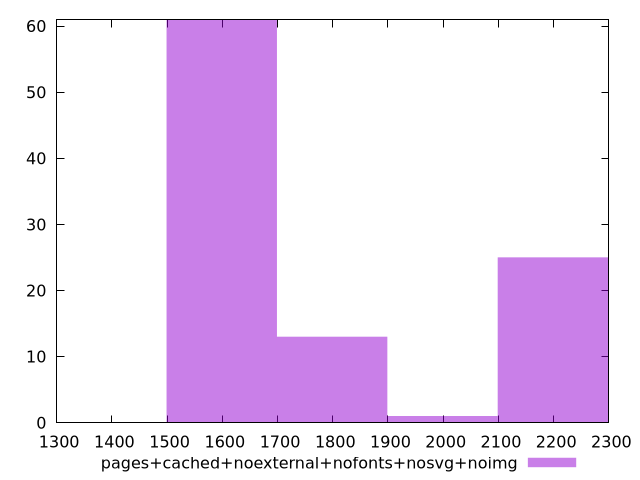

The gnuplot source for this figure:
$_pagesCachedNoexternalNofontsNosvgNoimg <<EOF
1599.0007561755217 61
1798.8758506974618 13
2198.6260397413425 25
1998.7509452194022 1
EOF
set key outside below
set terminal pngcairo
set output "report_00005_2020-11-02T22-26-11.212Z/metrics/pages+cached+noexternal+nofonts+nosvg+noimg//raw_hist.png"
set yrange [0:61]
set boxwidth 199.8750945219402
set style fill transparent solid 0.5 noborder
plot $_pagesCachedNoexternalNofontsNosvgNoimg title "pages+cached+noexternal+nofonts+nosvg+noimg" with boxes ,
